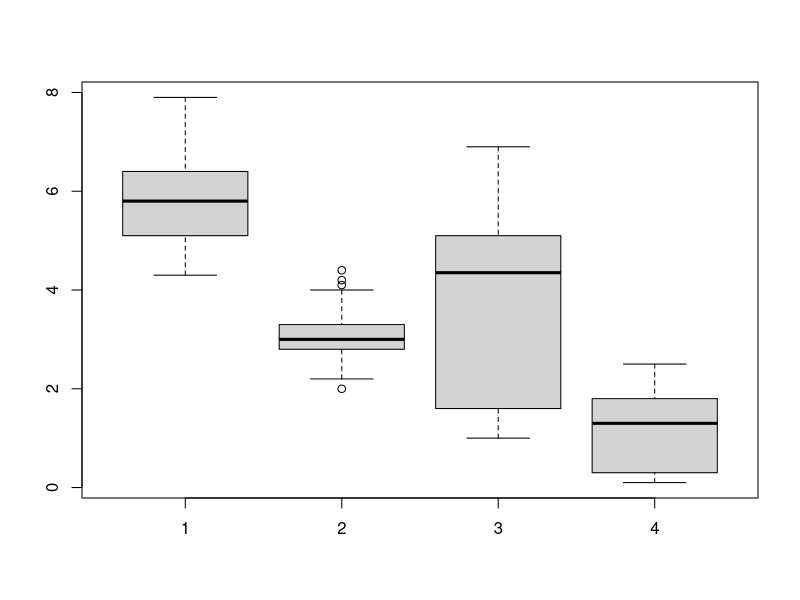
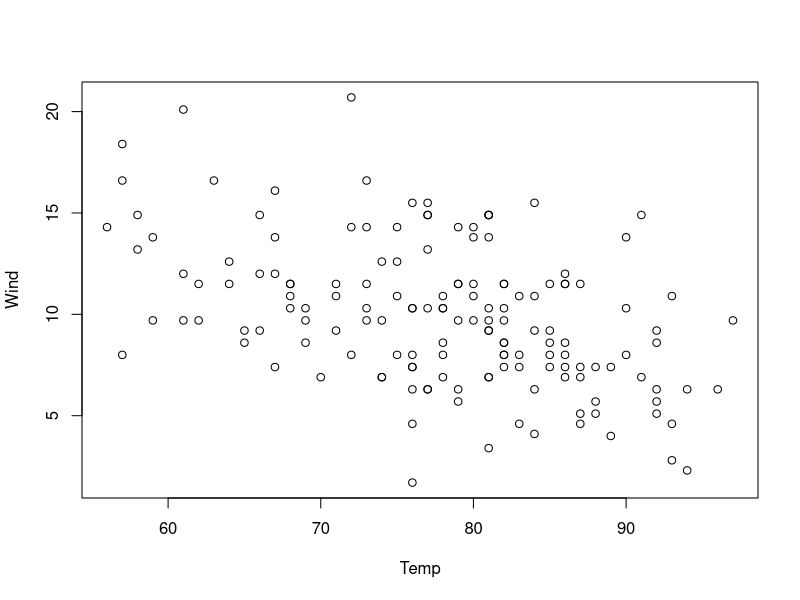
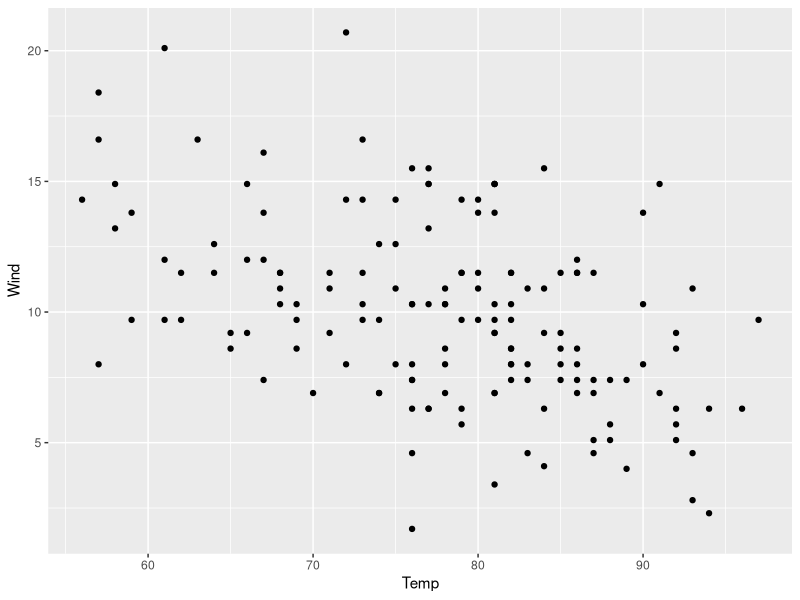

Reproduce these figures in R, in order.
## ---- chunk 1
knitr::opts_chunk$set(echo = TRUE)
## ---- chunk 2
library(MASS)
# status 1 means died from Melanoma
diedMelanoma <- Melanoma[Melanoma$status==1,]
nrow(diedMelanoma)
## ---- chunk 3
library(MASS)
AliveMelanoma <- Melanoma[Melanoma$status==2,]
mean(AliveMelanoma$age)
## ---- chunk 4
library(MASS)
m <- data.frame((cbind(name=rownames(mammals), BrainVsBody = (mammals$brain/1000)/mammals$body)), stringsAsFactors = FALSE)
is.data.frame(m)
m[m$BrainVsBody == max(m$BrainVsBody),]
## ---- chunk 5
boxplot(iris$Sepal.Length,iris$Sepal.Width,iris$Petal.Length, iris$Petal.Width)
## ---- chunk 6
sd(iris$Petal.Length)
## ---- chunk 7
z <-  list(c(6.85,-2.82,1.82,3.16,2.02,-0.53,7.56,-0.47,10.09,-0.31,6.52,11.43,-6.94,-1.39,-0.67,3.18,-1.42,-13.28,-12.20,6.60,-1.53,-8.91,-0.86,6.07,9.48),
c(1, 1, 2, 3, 5, 8),
c(11, 30, 12, 22,  2, 19, 17,  4,  6, 29, 14, 25, 20, 10, 18,  3, 23, 21,  9, 15,  1, 26, 28, 16,  8, 7, 24, 27, 13,  5))

min(z[[1]]) +
max(z[[2]]) +
mean(z[[3]])
## ---- chunk 8
mean(airquality[airquality$Month==5,]$Wind)
## ---- chunk 9
mean(airquality$Ozone,na.rm = TRUE)
## ---- chunk 10
library(ggplot2)
plot(Wind~Temp, data=airquality )
ggplot(airquality, aes(x=Temp, y=Wind))+geom_point()
## ---- chunk 11
set.seed(1337)
x = rnorm(10000)
length(x[(x>2) | (x< -2)])/length(x)

## ---- chunk 12
f <- function(input=42){
  input[input<0]=0
  return(input)    
}


set.seed(42)
x = rnorm(100, mean = 0, sd = 10)
mean(f(input = x)) - f()
## ---- chunk 13
# create vectors x0 and x1
x0 <- rep(1,30)
x1 <- c(1:30)^2
set.seed(42)
y  = 5 * x0 + x1 + rnorm(n = 30, mean = 0 , sd = 1)
mean(y)
## ---- chunk 14
m1 <- cbind("x0"=x0, "x1"=x1)
sum(m1[17,])+sum(m1[19,])
## ---- chunk 15
m1 <- cbind("x0"=x0, "x1"=x1)
beta_hat <- solve(t(m1)%*%m1)%*%t(m1)%*%y
sum(beta_hat)
## ---- chunk 16
x0 <- rep(1,30)
x1 <- c(1:30)^2
set.seed(42)
y  = 5 * x0 + x1 + rnorm(n = 30, mean = 0 , sd = 1)
X <- cbind("x0"=x0, "x1"=x1)

beta_hat <- solve(t(X)%*%X)%*%t(X)%*%y

y_hat <- X %*% beta_hat
# here is what y_hat looks like as a vector
y_hat[,1]
#now to substract each element of 2 vectors and square them
sum((y-y_hat[,1])^2)
